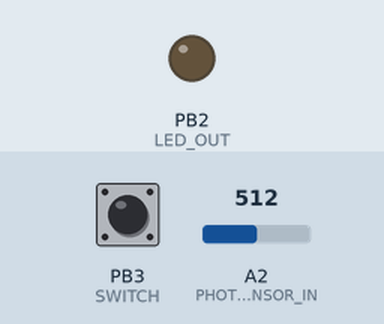
The sketch below on a simulated ATtiny85, built with avr-gcc and run on an emulated ATtiny85. Parts: output pins drawn as LEDs (lit = HIGH). The inputs (shaded band) are chosen by the test bench; at power-on: PB3 (SWITCH) LOW, A2 (PHOTOSENSOR_IN) = 512.

Above: at 1.2 s.
1.3 s: PB3 (SWITCH) pulled HIGH for 0.15 s
At 2.4 s:
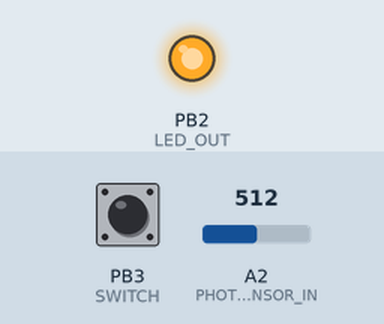
Timing chart, 0 to 4.3 s (numbered marks = the images above; inputs shaded):
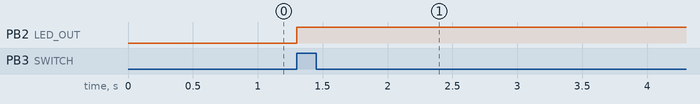

Measured:
- after the input at 1.3 s, PB2 (LED_OUT): LOW → HIGH at once

The sketch:

lightRing.ino
```cpp
/*
 * The following code block is for a ring that detects room
 * lighting and sends an LED notification if
 * it is too dark. It is powered by an ATTiny85 and a button cell,
 * a photosensor, and LEDs.
 *
 * NOTE: the serial monitor settings are commented out because the
 * ATTiny85 doesn't take Serial feedback. That said, if the code
 * was uncommented and uploaded to an Arduino Uno R3, the code
 * would produce the same behavior, but with Serial feedback.
 */

// set input and output pin numbers
const int PHOTOSENSOR_IN = A2;
const int SWITCH = 3;
const int LED_OUT = 2;

// set lighting threshold and timer variable
const int LIGHTING_THRESH = 150;

void setup() {
// set up the pin modes
pinMode(PHOTOSENSOR_IN, INPUT_PULLUP);
pinMode(LED_OUT, OUTPUT);
pinMode(SWITCH, INPUT);

// set up serial monitor for debugging purposes
// Serial.begin(9600);
}

void loop() {
  // check if the system is supposed to be on
  bool power = digitalRead(SWITCH);
  // Serial.print("system is on? ");
  // Serial.println(power);

  // if the system is on, proceed with light checking
  if (power != LOW) {
    // read the room lighting
    int room_lighting = analogRead(PHOTOSENSOR_IN);
    //Serial.println(room_lighting);

    // if it's too dark, turn on the LEDs
    if (room_lighting > LIGHTING_THRESH) {
      digitalWrite(LED_OUT, HIGH);
      //Serial.println("it's too dark!");
      }

    else {
      digitalWrite(LED_OUT, LOW);
      //Serial.println("great lighting for work!");
      }
    }
}
```
